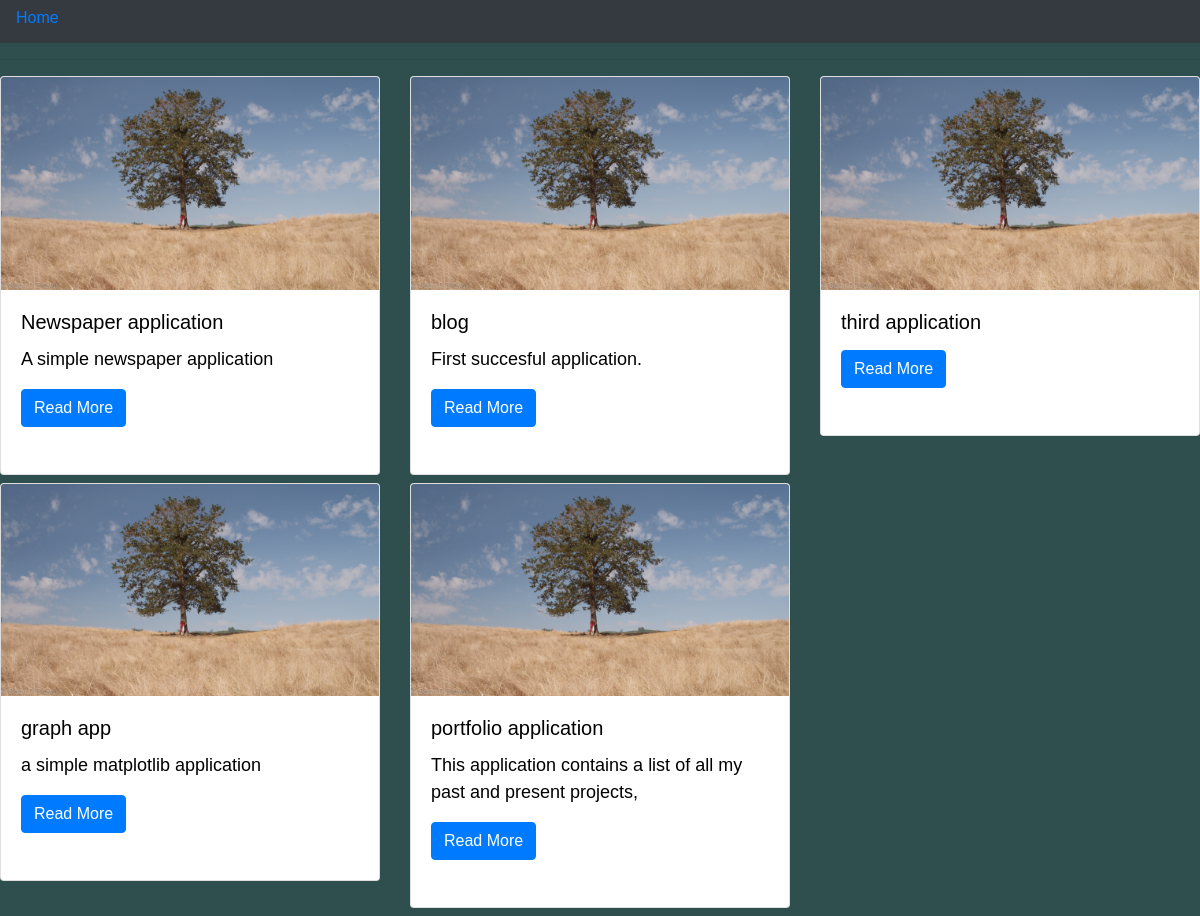
The app's page /projects/, older data.
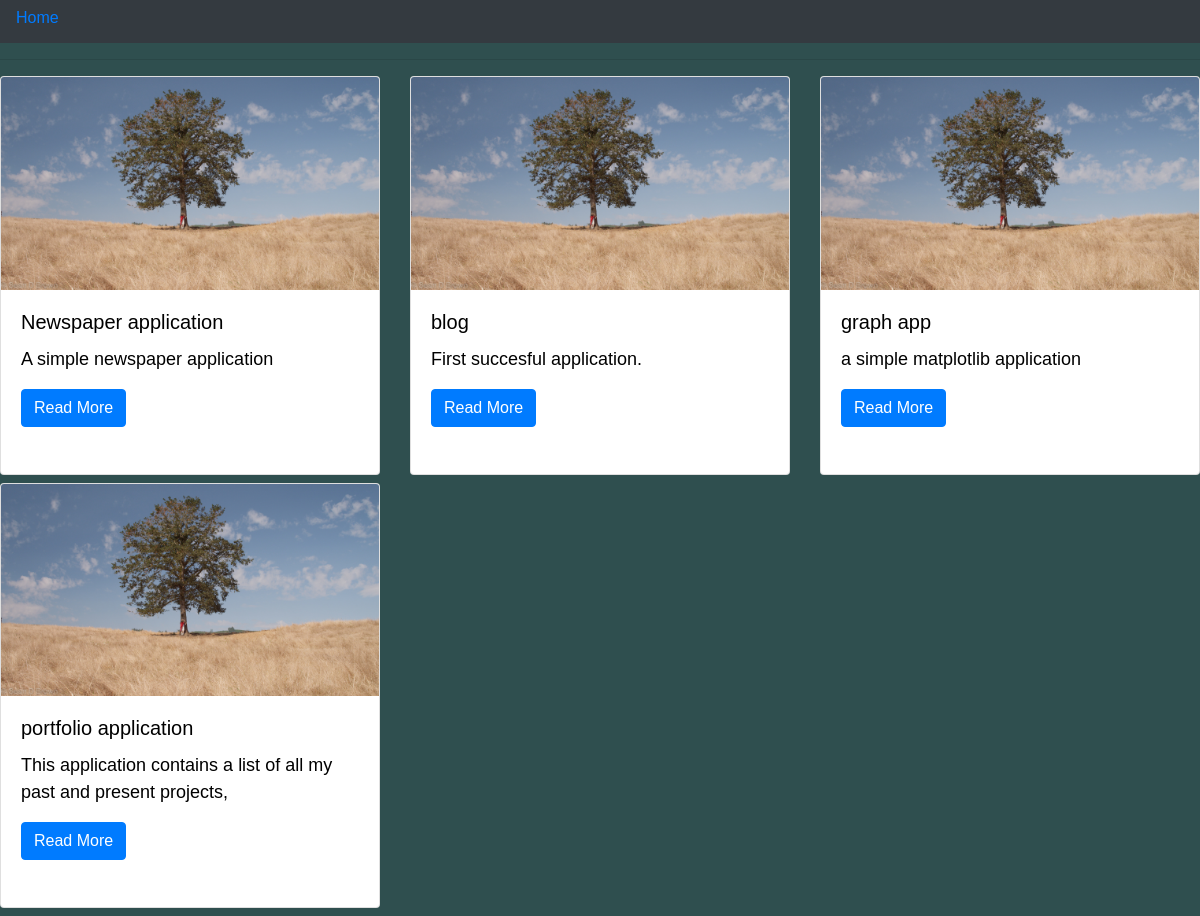
The same page, newer data.
### myworks/models.py (models this page shows, shortened)
class Portfolio(models.Model):
    title = models.CharField(max_length = 30, verbose_name = 'project name')
    project_url = models.URLField(max_length=100)
    project_repository = models.URLField(max_length=50)
    description = models.TextField(blank=True)
    technology_used = models.CharField(max_length=15,verbose_name ='technology')
    date_created = models.DateTimeField(auto_now_add=True)

### myworks/views.py (the view)
# urls.py: path('', ProjectList.as_view(), name='projects'),
class ProjectList(ListView):
    model = Portfolio
    template_name = 'project_list.html'
    context_object_name = 'project'
    error_message = 'No application at this moment'

### myworks/templates/project_list.html (shortened to what this page needs)
{% extends "base.html" %} {% load static %}
    {% block content %}
    <hr/>
    <div class="row">
        {% for project in object_list %}
        <div class="col-md-4">
            <div class="card mb-2">
                <img class="card-img-top" src="{% static 'img/homepage.jpeg' %}" alt="" width="30%" height="50%">
                <div class="card-body">
                    <h5 class="card-title">{{ project.title }}</h5>
                    <p class="card-text">{{ project.description | truncatewords:30 }}</p>
                    <a href="{% url 'details' project.pk %}" class="btn btn-primary"> Read More</a><br/><br/>
                </div>
            </div>
        </div>
        {% endfor %}
    </div>
    {% endblock content %}

Row changes from the older to the newer data that the page shows:
removed Portfolio: title "third application"
